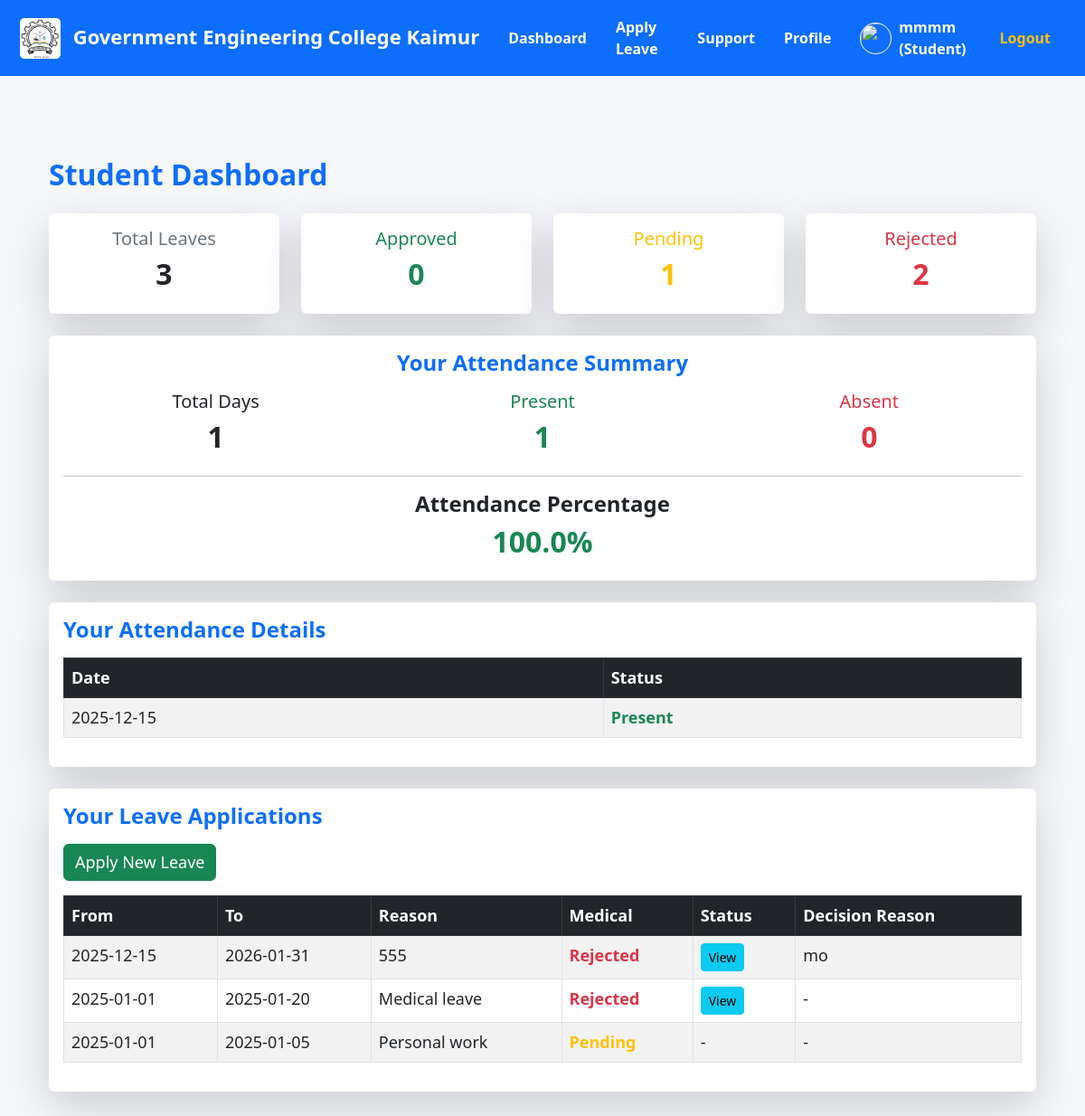
The page /student/dashboard (signed in) on the database its author committed.
### tables this page shows
CREATE TABLE attendance (
            id INTEGER PRIMARY KEY AUTOINCREMENT,
            student_id INTEGER,
            date TEXT,
            status TEXT,
            semester TEXT,
            created_at TEXT DEFAULT CURRENT_TIMESTAMP,
            FOREIGN KEY(student_id) REFERENCES users(id)
        );

CREATE TABLE leaves (
            id INTEGER PRIMARY KEY AUTOINCREMENT,
            student_id INTEGER,
            from_date TEXT,
            to_date TEXT,
            reason TEXT,
            status TEXT DEFAULT 'Pending',
            decision_reason TEXT,
            applied_on TEXT DEFAULT CURRENT_TIMESTAMP, medical_file TEXT,
            FOREIGN KEY(student_id) REFERENCES users(id)
        );

### app.py (the view)
@app.route("/student/dashboard")
@login_required(role="student")
def student_dashboard():
    sid = session["user_id"]
    conn = get_db()
    leaves = conn.execute("SELECT * FROM leaves WHERE student_id=? ORDER BY applied_on DESC", (sid,)).fetchall()
    stats = conn.execute("""
        SELECT
            COUNT(*) AS total,
            SUM(CASE WHEN status='Approved' THEN 1 ELSE 0 END) AS approved,
            SUM(CASE WHEN status='Pending' THEN 1 ELSE 0 END) AS pending,
            SUM(CASE WHEN status='Rejected' THEN 1 ELSE 0 END) AS rejected
        FROM leaves
        WHERE student_id=?
    """, (sid,)).fetchone()
    attendance = conn.execute("SELECT * FROM attendance WHERE student_id=? ORDER BY date DESC", (sid,)).fetchall()
    conn.close()
    return render_template("student_dashboard.html", leaves=leaves, stats=stats, attendance=attendance)

### app.py (called while the page is built)
def get_db():
    conn = sqlite3.connect(DB_NAME)
    conn.row_factory = sqlite3.Row
    return conn

def login_required(role=None):
    def decorator(fn):
        @wraps(fn)
        def wrapper(*args, **kwargs):
            if "user_id" not in session:
                flash("Please login first!", "danger")
                return redirect(url_for("login"))
            if role:
                user_role = session.get("user_role", "")
                if user_role is None or user_role.lower() != role.lower():
                    flash("Access denied!", "danger")
                    return redirect(url_for("login"))
            return fn(*args, **kwargs)
        return wrapper
    return decorator

### templates/student_dashboard.html
{% extends "base.html" %}
{% block content %}
<div class="container">
    <h2 class="fw-bold text-primary mb-4" style="font-size: 32px;">
        Student Dashboard
    </h2>
    <div class="row mb-4">
        <div class="col-md-3">
            <div class="card shadow-lg border-0 p-3 text-center">
                <h5 class="text-secondary">Total Leaves</h5>
                <h2 class="fw-bold text-dark">{{ stats.total or 0 }}</h2>
            </div>
        </div>
        <div class="col-md-3">
            <div class="card shadow-lg border-0 p-3 text-center">
                <h5 class="text-success">Approved</h5>
                <h2 class="fw-bold text-success">{{ stats.approved or 0 }}</h2>
            </div>
        </div>
        <div class="col-md-3">
            <div class="card shadow-lg border-0 p-3 text-center">
                <h5 class="text-warning">Pending</h5>
                <h2 class="fw-bold text-warning">{{ stats.pending or 0 }}</h2>
            </div>
        </div>
        <div class="col-md-3">
            <div class="card shadow-lg border-0 p-3 text-center">
                <h5 class="text-danger">Rejected</h5>
                <h2 class="fw-bold text-danger">{{ stats.rejected or 0 }}</h2>
            </div>
        </div>
    </div>
    <div class="card shadow-lg border-0 mb-4">
        <div class="card-body text-center">
            <h4 class="fw-bold text-primary mb-3">Your Attendance Summary</h4>
            {% set total = attendance|length %}
            {% set present = attendance|selectattr("status", "equalto", "Present")|list|length %}
            {% set absent = total - present %}
            {% set percent = (present / total * 100) if total > 0 else 0 %}
            <div class="row">
                <div class="col-md-4">
                    <h5>Total Days</h5>
                    <h2 class="fw-bold">{{ total }}</h2>
                </div>
                <div class="col-md-4">
                    <h5 class="text-success">Present</h5>
                    <h2 class="fw-bold text-success">{{ present }}</h2>
                </div>
                <div class="col-md-4">
                    <h5 class="text-danger">Absent</h5>
                    <h2 class="fw-bold text-danger">{{ absent }}</h2>
                </div>
            </div>
            <hr>
            <h4 class="fw-bold">Attendance Percentage</h4>
            {% if percent >= 75 %}
            <h2 class="fw-bold text-success">{{ percent|round(2) }}%</h2>
            {% else %}
            <h2 class="fw-bold text-danger">{{ percent|round(2) }}%</h2>
            <p class="text-danger fw-bold">Attendance below required limit!</p>
            {% endif %}
        </div>
    </div>
    <div class="card shadow-lg border-0 mb-4">
        <div class="card-body">
            <h4 class="fw-bold text-primary mb-3">Your Attendance Details</h4>
            {% if attendance %}
            <table class="table table-bordered table-striped" style="font-size: 18px;">
                <thead class="table-dark">
                    <tr>
                        <th>Date</th>
                        <th>Status</th>
                    </tr>
                </thead>
                <tbody>
                    {% for a in attendance %}
                    <tr>
                        <td>{{ a.date }}</td>
                        {% if a.status == "Present" %}
                        <td class="text-success fw-bold">{{ a.status }}</td>
                        {% else %}
                        <td class="text-danger fw-bold">{{ a.status }}</td>
                        {% endif %}
                    </tr>
                    {% endfor %}
                </tbody>
            </table>
            {% else %}
            <p class="text-muted">No attendance records found.</p>
            {% endif %}
        </div>
    </div>
    <div class="card shadow-lg border-0 mb-5">
        <div class="card-body">
            <h4 class="fw-bold text-primary mb-3">Your Leave Applications</h4>
            <a href="{{ url_for('apply_leave') }}" class="btn btn-success mb-3" style="font-size: 18px;">
                Apply New Leave
            </a>
            {% if leaves %}
            <table class="table table-bordered table-striped" style="font-size: 18px;">
                <thead class="table-dark">
                    <tr>
                        <th>From</th>
                        <th>To</th>
                        <th>Reason</th>
                        <th>Medical</th>
                        <th>Status</th>
                        <th>Decision Reason</th>
                    </tr>
                </thead>
                <tbody>
                    {% for l in leaves %}
                    <tr>
                        <td>{{ l.from_date }}</td>
                        <td>{{ l.to_date }}</td>
                        <td>{{ l.reason }}</td>
                        {% if l.status == "Approved" %}
                        <td class="text-success fw-bold">{{ l.status }}</td>
                        {% elif l.status == "Rejected" %}
                        <td class="text-danger fw-bold">{{ l.status }}</td>
                        {% else %}
                        <td class="text-warning fw-bold">{{ l.status }}</td>
                        {% endif %}
                        <td>
                            {% if l.medical_file %}
                            <a href="{{ url_for('static', filename='medical/' ~ l.medical_file) }}" target="_blank"
                                class="btn btn-sm btn-info">
                                View
                            </a>
                            {% else %}
                            -
                            {% endif %}
                        </td>
                        <td>{{ l.decision_reason or "-" }}</td>
                    </tr>
                    {% endfor %}
                </tbody>
            </table>
            {% else %}
            <p class="text-muted">No leave applications yet.</p>
            {% endif %}
        </div>
    </div>
</div>
{% endblock %}

### templates/base.html (shortened to what this page needs)
<!DOCTYPE html>
<html lang="en">
<head>
    <link href="https://cdn.jsdelivr.net/npm/bootstrap@5.3.0/dist/css/bootstrap.min.css" rel="stylesheet">
</head>
<body>
    <nav class="navbar navbar-expand-lg navbar-dark" style="background:#0d6efd; padding:10px;">
        <div class="container-fluid">
            <a class="navbar-brand fw-bold text-white" href="#">
                <img src="{{ url_for('static', filename='college_logo.png') }}" width="45" height="45" class="me-2"
                    style="border-radius:5px;" alt="College Logo">
                Government Engineering College Kaimur
            </a>
            <div class="collapse navbar-collapse justify-content-end" id="mainNavbar">
                <ul class="navbar-nav align-items-center">
                    {% if session.get('user_role') == 'student' %}
                    <li class="nav-item mx-2">
                        <a class="nav-link text-white fw-bold" href="{{ url_for('student_dashboard') }}">Dashboard</a>
                    </li>
                    <li class="nav-item mx-2">
                        <a class="nav-link text-white fw-bold" href="{{ url_for('apply_leave') }}">Apply Leave</a>
                    </li>
                    <li class="nav-item mx-2">
                        <a class="nav-link text-white fw-bold" href="{{ url_for('student_support') }}">Support</a>
                    </li>
                    <li class="nav-item mx-2">
                        <a class="nav-link text-white fw-bold" href="{{ url_for('student_profile') }}">Profile</a>
                    </li>
                    {% endif %}
                    {% if session.get('user_id') %}
                    <li class="nav-item d-flex align-items-center mx-3">
                        {% if session.get('user_photo') %}
                        <img src="{{ url_for('static', filename='profile_images/' + session['user_photo']) }}"
                            width="35" height="35" class="rounded-circle border border-white me-2">
                        {% else %}
                        <img src="{{ url_for('static', filename='default.png') }}" width="35" height="35"
                            class="rounded-circle border border-white me-2">
                        {% endif %}
                        <span class="text-white fw-bold">
                            {{ session.get('user_name') }}
                            ({{ session.get('user_role')|capitalize }})
                        </span>
                    </li>
                    <li class="nav-item mx-2">
                        <a class="nav-link text-warning fw-bold" href="{{ url_for('logout') }}">Logout</a>
                    </li>
                    {% endif %}
                </ul>
            </div>
        </div>
    </nav>
    <div class="container main-container">
        {% block content %}
        {% endblock %}
    </div>
</body>
</html>

### templates/base.html (style rules this page uses)
.navbar-brand { font-weight: bold; font-size: 22px; }
.nav-link { font-weight: 500; }
body { background: #f5f7fb; }
.main-container { margin-top: 90px; }

### rows shown on the page
attendance: date "2025-12-15", status "Present"
leaves: from_date "2025-12-15", to_date "2026-01-31", reason "555", status "Rejected", decision_reason "mo"
leaves: from_date "2025-01-01", to_date "2025-01-20", reason "Medical leave", status "Rejected", decision_reason "-"
leaves: from_date "2025-01-01", to_date "2025-01-05", reason "Personal work", status "Pending", decision_reason "-"

### other values the page prints
{{ session.get('user_name') }} "mmmm"
{{ session.get('user_role')|capitalize }} "Student"
{{ stats.total or 0 }} "3"
{{ stats.approved or 0 }} "0"
{{ stats.pending or 0 }} "1"
{{ stats.rejected or 0 }} "2"
{{ total }} "1"
{{ present }} "1"
{{ absent }} "0"
{{ percent|round(2) }} "100.0"
